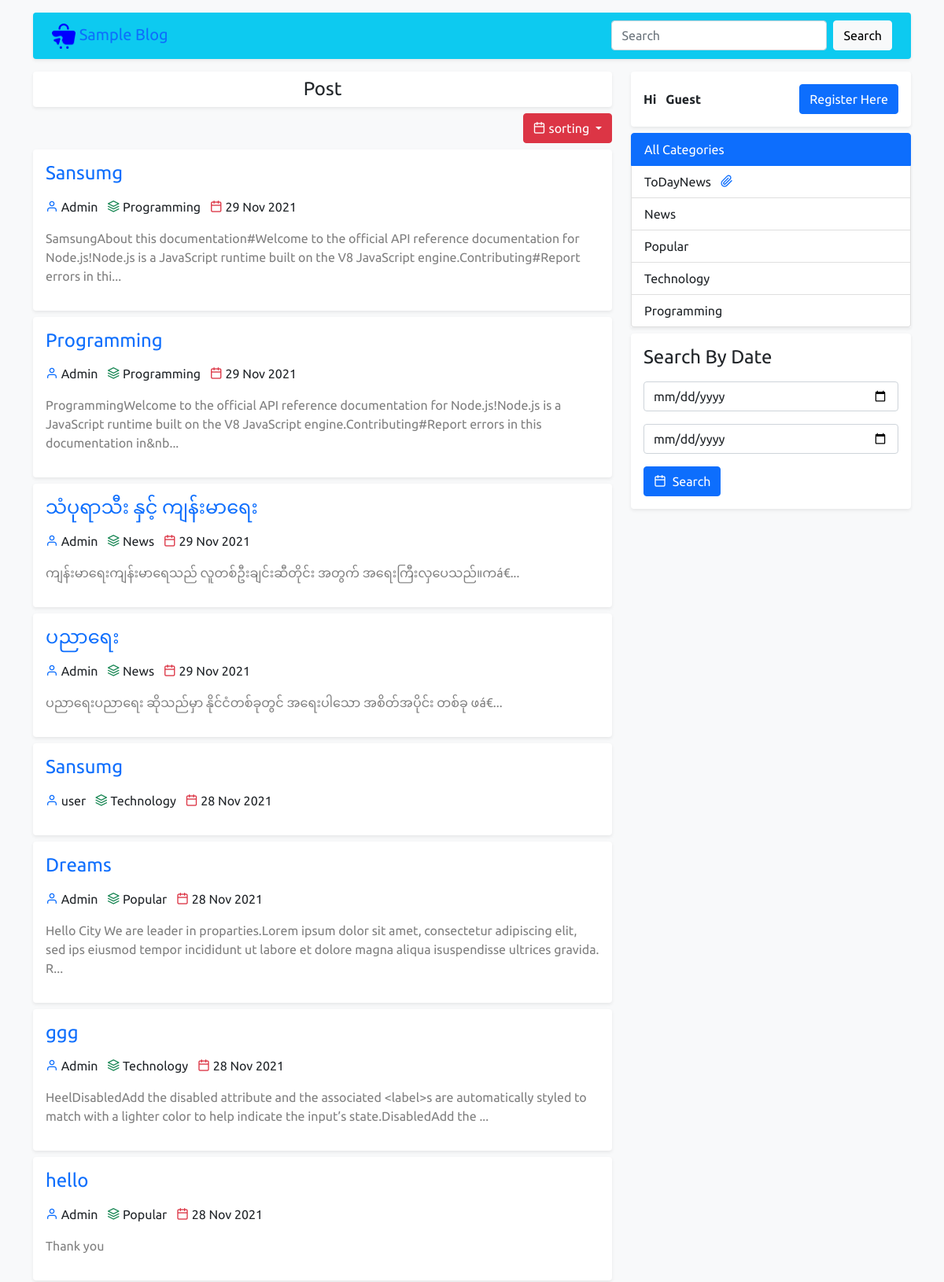
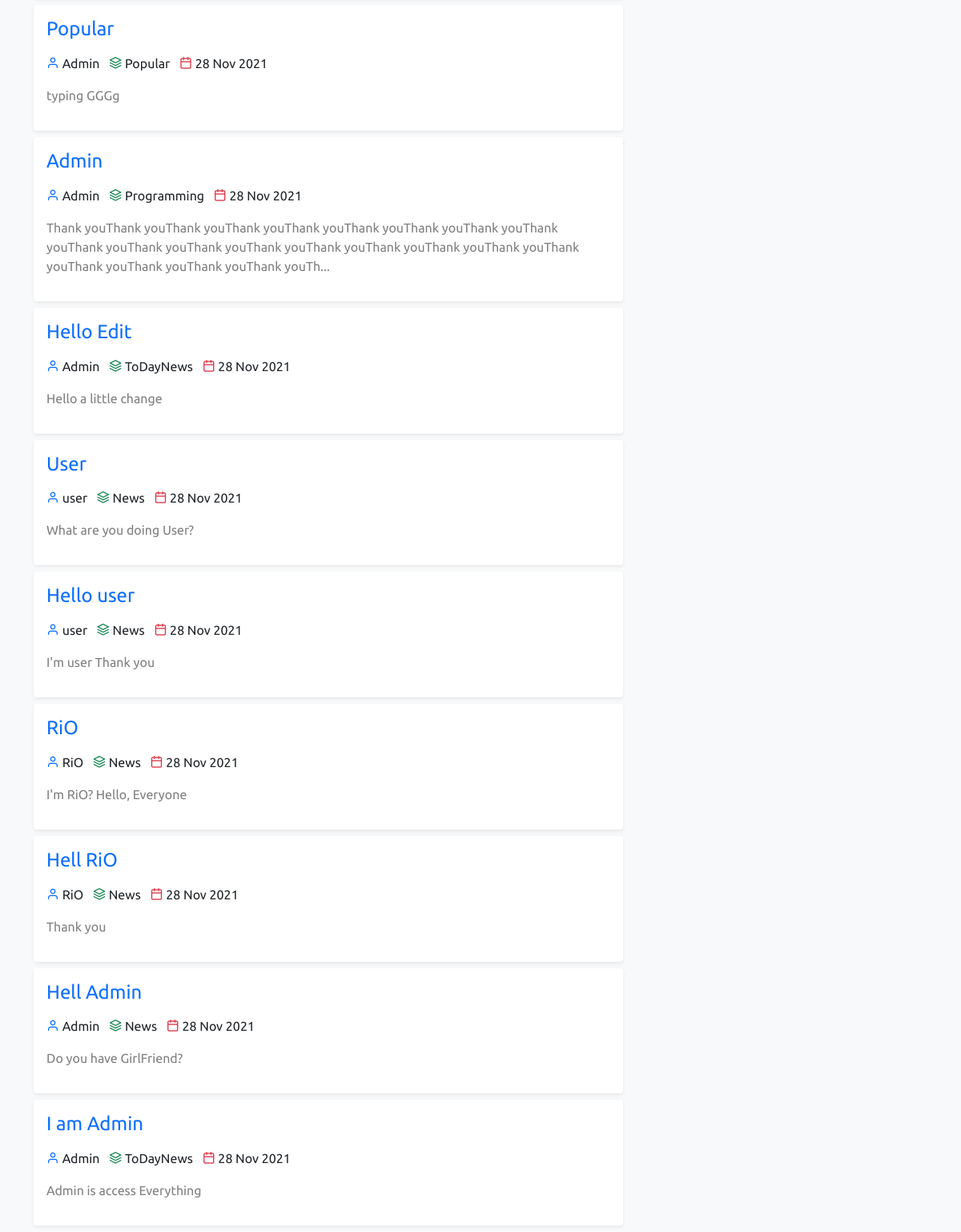
The page / on the database its author committed (2 pictures, top to bottom).
### tables this page shows
CREATE TABLE `posts` (
  `id` int(11) NOT NULL,
  `title` varchar(255) NOT NULL,
  `description` longtext NOT NULL,
  `user_id` int(11) NOT NULL,
  `category_id` int(11) NOT NULL,
  `ordering` int(11) DEFAULT NULL,
  `is_publish` enum('0','1') NOT NULL DEFAULT '0',
  `created_at` timestamp NOT NULL DEFAULT current_timestamp()
);

CREATE TABLE `users` (
  `id` int(11) NOT NULL,
  `name` varchar(50) NOT NULL,
  `email` varchar(100) NOT NULL,
  `password` varchar(255) NOT NULL,
  `role` enum('0','1','2') NOT NULL DEFAULT '2',
  `money` bigint(20) NOT NULL DEFAULT 0,
  `photo` varchar(255) NOT NULL DEFAULT 'default.png',
  `created_at` timestamp NOT NULL DEFAULT current_timestamp()
);

CREATE TABLE `categories` (
  `id` int(11) NOT NULL,
  `title` varchar(255) NOT NULL,
  `user_id` int(11) NOT NULL,
  `ordering` int(11) DEFAULT NULL,
  `created_at` timestamp NOT NULL DEFAULT current_timestamp()
);

### core/base.php (called while the page is built, shortened)
<?php
function conn(){
    return mysqli_connect("localhost", "root", "", "Blog");
}
$url = "http://$_SERVER[HTTP_HOST]/phpLearning/Sample_Blog";

### core/functions.php (called while the page is built, shortened)
<?php
function fetch($sql){
    $query = mysqli_query(conn(),$sql);
    $row = mysqli_fetch_assoc($query);
    return $row;
};
function fetchAll($sql){
    $query = mysqli_query(conn(),$sql);
    $rows = [];
    while ($row = mysqli_fetch_assoc($query)){
        array_push($rows, $row);
    }
    return $rows;
};
function dateTime($timestamp, $format = "d-m-Y"){
    return date($format, strtotime($timestamp));
}
function short($str, $length = "50"){
    $strLength = strlen($str);
    if($strLength > 50){
        return substr($str, 0, $length)."...";
    }else{
        return $str;
    };
}
function user($id){
    $sql = "SELECT * FROM users WHERE id = $id";
    return fetch($sql);
}
function category($id){
    $sql = "SELECT * FROM categories WHERE id = $id";
    return fetch($sql);
}
function fPosts($order_by="id", $sort_by="DESC"){
    $sql = "SELECT * FROM posts ORDER BY $order_by $sort_by";
    return fetchAll($sql);
}
function fCategories(){
    $sql = "SELECT * FROM categories ORDER BY ordering DESC";
    return fetchAll($sql);
}

### index.php (the view, shortened to what this page needs)
<?php require_once "front_panel/head.php"; ?>
<?php require_once "front_panel/side_head.php"; ?>
<div class="container">
    <div class="row">
        <div class="col-12 col-xl-8">
            <div class="">
                <h4 class="post rounded shadow-sm mb-2 bg-white text-center p-2">Post</h4>
                <div class="mb-2 text-end">
                    <div class="btn-group">
                        <button type="button" class="btn btn-danger dropdown-toggle" data-bs-toggle="dropdown" aria-expanded="false">
                            <i class="feather-calendar me-1"></i>sorting
                        </button>
                    </div>
                </div>
                <?php
                    foreach (fPosts() as $p){
                    ?>
                    <div class="card border-0 shadow-sm mb-2 post">
                        <div class="card-body">
                            <a href="detail.php?id=<?php echo $p['id']; ?>" class="text-decoration-none ">
                                <h4 class="">
                                    <?php echo $p['title'] ; ?>
                                </h4>
                            </a>
                            <div class="my-3">
                                <span class="me-2">
                                    <i class="feather-user text-primary"></i>
                                    <?php echo user($p['user_id'])['name'] ; ?>
                                </span>
                                    <span class="me-2">
                                    <i class="feather-layers text-success"></i>
                                    <?php echo category($p['category_id'])['title'] ; ?>
                               </span>
                                    <span class="me-2">
                                    <i class="feather-calendar  text-danger"></i>
                                    <?php echo dateTime($p['created_at'], "j M Y"); ?>
                               </span>
                            </div>
                            <p class="text-black-50">
                                <?php echo short( strip_tags(html_entity_decode($p['description'])), "200"); ?>
                            </p>
                        </div>
                    </div>
                <?php }?>
            </div>
        </div>
        <?php require_once 'front_panel/side_right_category.php';?>
    </div>
</div>
<?php require_once "front_panel/footer.php"; ?>

### front_panel/head.php (shortened to what this page needs)
<?php
require_once "core/base.php";
require_once "core/functions.php";
?>
<!doctype html>
<html lang="en">
<head>
    <link rel="stylesheet" href="<?php echo $url;?>/assets/vendor/bootstrap_5/css/bootstrap.min.css">
    <link rel="stylesheet" href="<?php echo $url;?>/assets/vendor/feather-icons-web/feather.css">
    <link rel="stylesheet" href="<?php echo $url;?>/assets/css/style.css">

### front_panel/side_head.php (shortened to what this page needs)
</head>
<body class="bg-light">
<div class="container">
    <div class="row">
        <div class="col-12">
            <nav class="rounded my-3 shadow-sm navbar navbar-expand-lg navbar-dark bg-info">
                <div class="container">
                    <a class="navbar-brand" href="#">
                        <div class="">
                            <img src="<?php echo $url; ?>/assets/img/logo.png" style="width: 30px !important;" alt="">
                            <span class="text-primary">Sample Blog</span>
                        </div>
                    </a>
                    <div class="collapse navbar-collapse justify-content-end" id="navbarSupportedContent">
                        <form class="d-flex mt-3 mt-lg-0" method="post" action="<?php echo $url; ?>/search.php">
                            <input class="form-control me-2" name="searchKey" type="search" placeholder="Search" aria-label="Search">
                            <button class="btn btn-light" type="submit">Search</button>
                        </form>
                    </div>
                </div>
            </nav>
        </div>
    </div>
</div>

### front_panel/side_right_category.php (shortened to what this page needs)
<div class="col-12 col-xl-4 pb-5 side_right">
    <div class="categories_panel">
        <div class="mb-2">
            <div class="card border-0 shadow-sm post">
                <div class="card-body">
                    <?php if(isset($_SESSION['user']['id'])){ ?>
                        <div class="d-flex justify-content-between align-items-center">
                            <b class=""><span class="me-2 fw-bold">Hi</span> <?php echo $_SESSION['user']['name']; ?></b>
                            <a href="<?php echo $url; ?>/dashboard.php" class="btn btn-primary d-inline-block ">
                               Go Dashboard
                            </a>
                        </div>
                    <?php }else{ ?>
                        <div class="d-flex justify-content-between align-items-center">
                            <b class=""><span class="me-2 fw-bold">Hi</span>  Guest</b>
                            <a href="<?php echo $url; ?>/register.php" class="btn btn-primary d-inline-block">
                                Register Here
                            </a>
                        </div>
                    <?php } ?>
                </div>
            </div>
        </div>
        <div class="shadow-sm mb-2 post">
            <div class="">
                <div class="list-group">
                    <a href="<?php echo $url; ?>/index.php" class="list-group-item list-group-item-action <?php echo isset($_GET['category_id']) ? '' : 'active'; ?>">
                        All Categories
                    </a>
                    <?php foreach (fCategories() as $c){ ?>
                        <a href="categories_posts.php?category_id=<?php echo $c['id'] ?>" class="list-group-item list-group-item-action
                        <?php echo isset($_GET['category_id'])? ( $_GET['category_id'] == $c['id'] ? 'active':'' ):""; ?>
                        ">
                            <?php echo $c['title'];
                                if($c['ordering']==1){
                            ?>
                                <i class="feather-paperclip text-primary ms-2"></i>
                            <?php } ?>
                        </a>
                    <?php }?>
                </div>
            </div>
        </div>
        <div class="mb-3">
            <div class="card border-0 shadow-sm post">
                <div class="card-body">
                    <h4 class="mb-3">Search By Date</h4>
                    <form action="search_by_date.php" method="post">
                        <input type="date" class="form-control mb-3" name="start" required>
                        <input type="date" class="form-control mb-3" name="end" required>
                        <button class="btn btn-primary" name="searchBtn">
                            <i class="feather-calendar me-1"></i> Search
                        </button>
                    </form>
                </div>
            </div>
        </div>
    </div>
</div>

### front_panel/footer.php (shortened to what this page needs)
</body>
</html>

### assets/css/style.css (style rules this page uses)
* { font-family: 'Ubuntu', sans-serif; }
:root { --bg-soft: #f3f3f3; --light: #ffffff; }
html { scroll-behavior: smooth; }
.categories_panel { position: sticky; top: 15px; }
.post { transition: 0.5s; }

### rows shown on the page
posts: title "Sansumg", user.name "Admin", category.title "Programming", created_at "29 Nov 2021", description "SamsungAbout this documentation#Welcome to the official API reference documentation for Node.js!Node.js is a JavaScript runtime built on the V8 JavaScript engine.Contributing#Report errors in thi..."
posts: title "Programming", user.name "Admin", category.title "Programming", created_at "29 Nov 2021", description "ProgrammingWelcome to the official API reference documentation for Node.js!Node.js is a JavaScript runtime built on the V8 JavaScript engine.Contributing#Report errors in this documentation in&nb..."
posts: title "သံပုရာသီး နှင့် ကျန်းမာရေး", user.name "Admin", category.title "News", created_at "29 Nov 2021", description "ကျန်းမာရေးကျန်းမာရေသည် လူတစ်ဦးချင်းဆီတိုင်း အတွက် အရေးကြီးလှပေသည်။ကá€..."
posts: title "ပညာရေး", user.name "Admin", category.title "News", created_at "29 Nov 2021", description "ပညာရေးပညာရေး ဆိုသည်မှာ နိုင်ငံတစ်ခုတွင် အရေးပါသော အစိတ်အပိုင်း တစ်ခု ဖá€..."
posts: title "Sansumg", user.name "user", category.title "Technology", created_at "28 Nov 2021"
posts: title "Dreams", user.name "Admin", category.title "Popular", created_at "28 Nov 2021", description "Hello City We are leader in proparties.Lorem ipsum dolor sit amet, consectetur adipiscing elit, sed ips eiusmod tempor incididunt ut labore et dolore magna aliqua isuspendisse ultrices gravida. R..."
posts: title "ggg", user.name "Admin", category.title "Technology", created_at "28 Nov 2021", description "HeelDisabledAdd the disabled attribute and the associated <label>s are automatically styled to match with a lighter color to help indicate the input’s state.DisabledAdd the ..."
posts: title "hello", user.name "Admin", category.title "Popular", created_at "28 Nov 2021", description "Thank you"
posts: title "Popular", user.name "Admin", category.title "Popular", created_at "28 Nov 2021", description "typing GGGg"
posts: title "Admin", user.name "Admin", category.title "Programming", created_at "28 Nov 2021", description "Thank youThank youThank youThank youThank youThank youThank youThank youThank youThank youThank youThank youThank youThank youThank youThank youThank youThank youThank youThank youThank youThank youTh..."
posts: title "Hello Edit", user.name "Admin", category.title "ToDayNews", created_at "28 Nov 2021", description "Hello a little change"
posts: title "User", user.name "user", category.title "News", created_at "28 Nov 2021", description "What are you doing User?"
posts: title "Hello user", user.name "user", category.title "News", created_at "28 Nov 2021", description "I'm user Thank you"
posts: title "RiO", user.name "RiO", category.title "News", created_at "28 Nov 2021", description "I'm RiO? Hello, Everyone"
posts: title "Hell RiO", user.name "RiO", category.title "News", created_at "28 Nov 2021", description "Thank you"
posts: title "Hell Admin", user.name "Admin", category.title "News", created_at "28 Nov 2021", description "Do you have GirlFriend?"
posts: title "I am Admin", user.name "Admin", category.title "ToDayNews", created_at "28 Nov 2021", description "Admin is access Everything"
categories: title "ToDayNews", ordering 1 (drawn)
categories: title "News"
categories: title "Popular"
categories: title "Technology"
categories: title "Programming"
